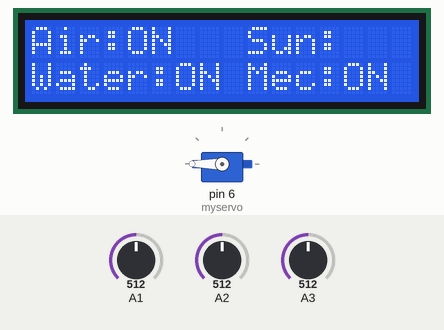
This sketch was run on a simulated Arduino Uno, built with avr-gcc and run on an emulated ATmega328P. Parts: 16×2 character LCD, servo. Inputs (shaded band) come from the test bench; at power-on: A2 = 512, A1 = 512, A3 = 512. What the sketch prints to the serial monitor is not drawn.

Above: at 1.2 s.
1.3 s: A2 set to 583
2.8 s: A2 set to 611
At 4.2 s:
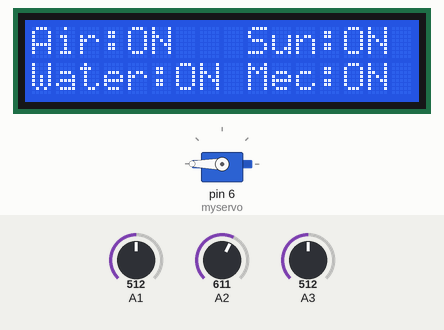
At 5.6 s:
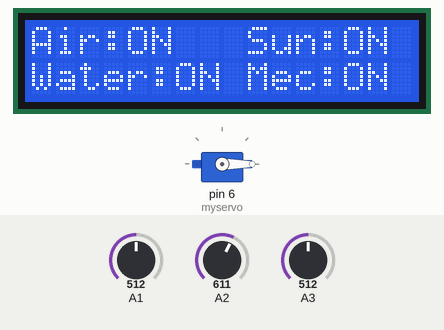
Timing chart, 0 to 11.5 s (numbered marks = the images above; inputs shaded):
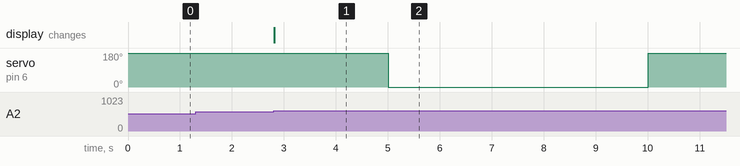

Measured:
- the behaviour switches between 600 and 601 on A2 (found by bisection; images 0 and 1)
- after the input at 1.3 s, every drawn part: stays the same
- after the input at 2.8 s, the display: changes at once (image 1)

The sketch:

lcd.ino
```cpp
#include <LiquidCrystal.h>
#include <Servo.h>
long x0,x1,x2;
LiquidCrystal lcd(12, 11, 5, 4, 3, 2);

Servo myservo;
float s=0;

unsigned long timer;

void setup(){
 lcd.begin(16, 2);
 Serial.begin(9600);
   myservo.attach(6);
  myservo.write(0);
}

void loop(){
 int nr0=analogRead(1),nr1=analogRead(2),nr2=analogRead(3);
 unsigned long timer0=millis(),timer1=millis(),timer2=millis();
    lcd.setCursor(0, 0);
    lcd.print("Air:");
    if(nr0>10){
       lcd.setCursor(4, 0);
       lcd.print("ON  ");
       x0=timer0;
       }
    if(timer0-x0>5000){
       lcd.setCursor(4, 0);
       lcd.print("OFF  ");
       }
    lcd.setCursor(9, 0);
    lcd.print("Sun:");
    if(nr1>600){
       lcd.setCursor(13, 0);
       lcd.print("ON  ");
       x1=timer1;
       }
    if(timer1-x1>5000){
       lcd.setCursor(13, 0);
       lcd.print("OFF ");
       }
    lcd.setCursor(0, 1);
    lcd.print("Water:");
    lcd.setCursor(6, 1);
    lcd.print("ON  ");
    lcd.setCursor(9, 1);
    lcd.print("Mec:");
    if(nr2>10){
       lcd.setCursor(13, 1);
       lcd.print("ON  ");
       x2=timer2;
       }
    if(timer2-x2>5000){
       lcd.setCursor(13, 1);
       lcd.print("OFF ");
       }

   unsigned long timer = millis();
  int i=analogRead(3);
  float v = i * (5.0 / 1023.0);
  s=s+v;
  if(s>2.00){

    myservo.write(180);
    if((timer/5000)%2!=0)
    {myservo.write(0);
  timer=0;}
  s=0;}
    Serial.println(s);

}
```
